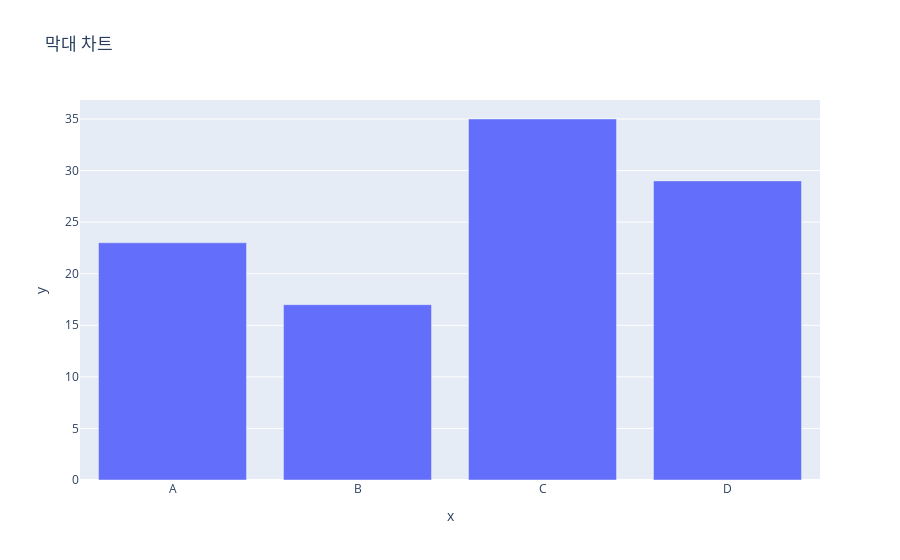

This figure's notebook cell:
### Code cell
df = pd.DataFrame({
    "x":['A','B','C','D'],
    "y":[23,17,35,29] 
})
fig = px.bar(df, x='x', y='y', title='막대 차트')
fig.show()

### Figure 1 — Plotly figure (JSON) as saved in the notebook; plotly's stock layout.template omitted (floating-point values rounded to 4 significant figures)
{"data": [{"hovertemplate": "x=%{x}<br>y=%{y}<extra></extra>", "legendgroup": "", "marker": {"color": "#636efa", "pattern": {"shape": ""}}, "name": "", "orientation": "v", "showlegend": false, "textposition": "auto", "type": "bar", "x": ["A", "B", "C", "D"], "xaxis": "x", "y": [23, 17, 35, 29], "yaxis": "y"}], "layout": {"barmode": "relative", "legend": {"tracegroupgap": 0}, "title": {"text": "막대 차트"}, "xaxis": {"anchor": "y", "domain": [0, 1], "title": {"text": "x"}}, "yaxis": {"anchor": "x", "domain": [0, 1], "title": {"text": "y"}}}}
